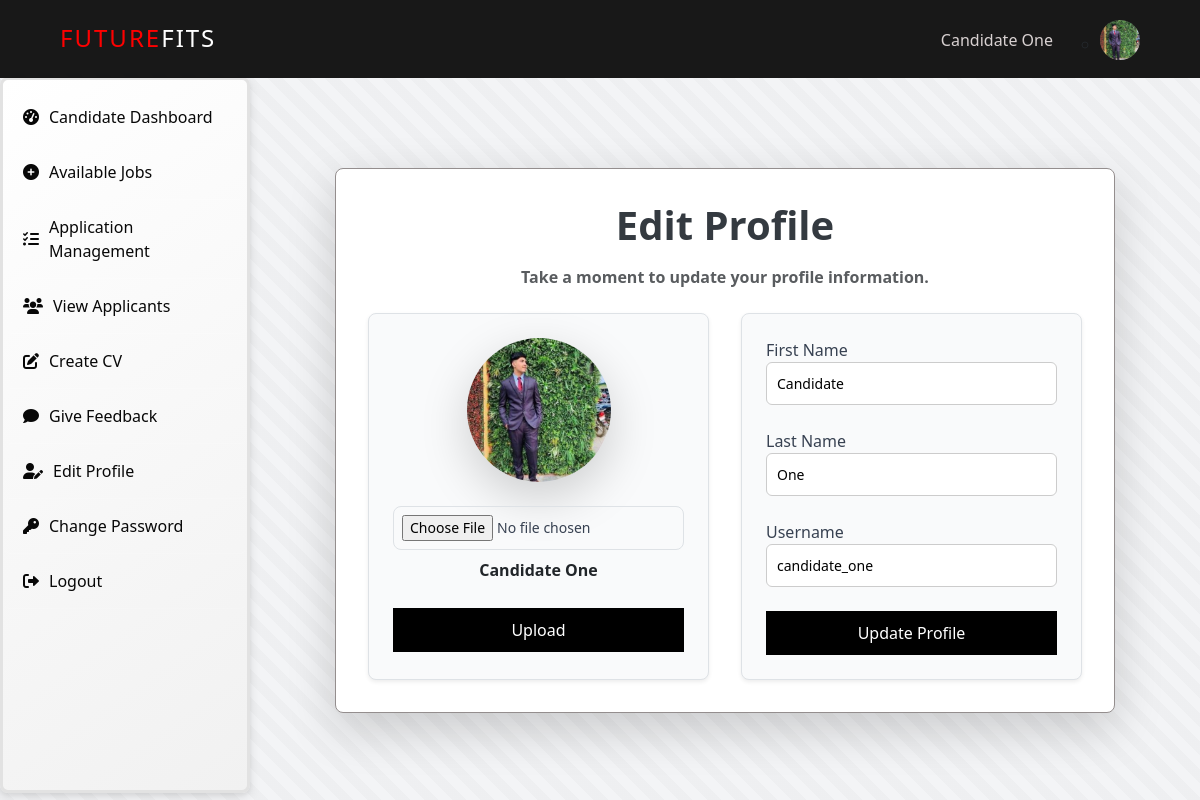
Screenshot of /edit-profile-candidate/ (signed in) with the database file from the repository.
### JRS/models.py (models this page shows, shortened)
class Candidate(models.Model):
    user = models.OneToOneField(User, on_delete=models.CASCADE)
    username = models.CharField(max_length=100, default='Default User Name')
    first_name = models.CharField(max_length=100, default='Default Candidate First Name',null=False, blank=False,)
    last_name = models.CharField(max_length=100, default='Default Candidate Last Name',null=False, blank=False,)
    email = models.EmailField(unique=True, default='default@email.com')
    skills = models.ManyToManyField(Skill, related_name="candidates")  # Change from TextField
    profile_picture = models.ImageField(upload_to="profile_pictures/", default="profile_pictures/default.png")

### JRS/decorators.py (the view)
    def wrapper(request, *args, **kwargs):
        print(f"User: {request.user}, Authenticated: {request.user.is_authenticated}, Groups: {request.user.groups.all()}")
        if not request.user.is_authenticated or not request.user.groups.filter(name='Candidate').exists():
            return HttpResponseForbidden("Access Denied: Candidates only")
        return view_func(request, *args, **kwargs)

### JRS/context_processors.py (called while the page is built)
def hr_profile(request):
    hr = None
    if request.user.is_authenticated:
        try:
            hr = HR.objects.get(user=request.user)
        except HR.DoesNotExist:
            pass
    return {'hr': hr}

def candidate_profile(request):
    candidate = None
    if request.user.is_authenticated:
        try:
            candidate = Candidate.objects.get(user=request.user)
        except Candidate.DoesNotExist:
            pass
    return {'candidate': candidate}

### JRS/views.py (called while the page is built, shortened)
@never_cache
@login_required
@candidate_required
def edit_candidate_profile(request):
    candidate = Candidate.objects.get(user=request.user)
    return render(request, "JRS/edit_profile_candidate.html", {"candidate": candidate})

### JRS/templates/JRS/edit_profile_candidate.html (shortened to what this page needs)
{% extends "JRS/base3.html" %}
{% load static %}
{% block inlinecss %}
<link href="{% static 'JRS/css/base3.css' %}" rel="stylesheet">
<link href="{% static 'JRS/css/edit_profile_hr.css' %}" rel="stylesheet">
<link href="https://cdn.jsdelivr.net/npm/bootstrap@5.3.0/dist/css/bootstrap.min.css" rel="stylesheet">
<link rel="stylesheet" href="https://cdnjs.cloudflare.com/ajax/libs/font-awesome/6.0.0/css/all.min.css">
<script src="https://cdn.tailwindcss.com"></script>
{% endblock inlinecss %}
{% block main %}
<body class="bg-gray-100 min-h-screen flex items-center justify-center">
    <div class="w-full max-w-8xl bg-white p-8 rounded-xl shadow-lg mt-20"
         style="border-radius: 8px; box-shadow: 0px 3px 8px rgba(0, 0, 0, 0.1); border: 1px solid #948e8e;">
        <h1 class="text-center fw-bold mb-3" style="color: #343a40;">Edit Profile</h1>
        <p class="text-center text-muted font-semibold">Take a moment to update your profile information.</p>
        <div class="grid grid-cols-1 md:grid-cols-2 gap-8 mt-6">
            <div class="flex flex-col items-center bg-gray-50 p-6 rounded-lg shadow-sm border">
                <img id="profile-image" src="{% if candidate.profile_picture %}{{ candidate.profile_picture.url }}{% else %}{% static 'JRS/Images/profile.jpg' %}{% endif %}" class="w-36 h-36 rounded-full border-4 border-gray-300 shadow-lg">
                <form method="POST" enctype="multipart/form-data" class="mt-4 w-full">
                    <input type="file" name="profile_picture" class="w-full border p-2 rounded-lg text-gray-700 text-sm" onchange="previewImage(event)" required >
                    <p class="text-center font-semibold mt-2">
                        {% if candidate.first_name and candidate.last_name %}
                            {{ candidate.first_name }} {{ candidate.last_name }}
                        {% else %}
                            Guest
                        {% endif %}
                    </p>
                    <button type="submit" class="w-full py-2 text-center border-2 border-transparent bg-black text-white hover:border-black mt-2.5" required>
                        Upload
                    </button>
                </form>
            </div>
            <div class="bg-gray-50 p-6 rounded-lg shadow-sm border">
                <form method="POST" class="w-full">
                    <div class="mb-4">
                        <label class="block text-gray-700 font-medium">First Name</label>
                        <input type="text" name="first_name" value="{{ candidate.first_name }}" class="input-box w-full">
                    </div>
                    <div class="mb-4">
                        <label class="block text-gray-700 font-medium">Last Name</label>
                        <input type="text" name="last_name" value="{{ candidate.last_name }}" class="input-box w-full">
                    </div>
                    <div class="mb-4">
                        <label class="block text-gray-700 font-medium">Username</label>
                        <input type="text" name="username" value="{{ candidate.username }}" class="input-box w-full">
                    </div>
                    <button type="submit" class="w-full py-2 text-center border-2 border-transparent bg-black text-white hover:border-black" required>
                        Update Profile
                    </button>
                </form>
            </div>
        </div>
    </div>
</body>
{% endblock main %}

### JRS/templates/JRS/base3.html (shortened to what this page needs)
{% load static %}
<!DOCTYPE html>
<html lang="en">
<head>
    {% block inlinecss %}{% endblock inlinecss %}
    <link href="https://cdn.jsdelivr.net/npm/bootstrap@5.3.3/dist/css/bootstrap.min.css" rel="stylesheet">
    <link href="https://cdnjs.cloudflare.com/ajax/libs/font-awesome/6.0.0-beta3/css/all.min.css" rel="stylesheet">
</head>
<body>
    {% block navbar %}
    <header>
      <nav>
        <div class="logo">Future<span>Fits</span></div>
        <ul class="nav-links" id="nav-links">
            <div class="user-name">
                {% if candidate %}
                    {% if candidate.first_name and candidate.last_name %}
                        {{ candidate.first_name }} {{ candidate.last_name }}
                    {% else %}
                        Guest
                    {% endif %}
                {% else %}
                    Guest
                {% endif %}
            </div>
            <ul class="login-register">
                <li class="dropdown">
                    <div class="user-profile-wrapper">
                        <div class="profile-circle">
                            <img src="{% if candidate.profile_picture %}{{ candidate.profile_picture.url }}{% else %}{% static 'JRS/Images/profile.jpg' %} {% endif %}" alt="Profile Picture" class="rounded-circle" width="40" height="40">
                        </div>
                    </div>
                </li>
            </ul>
        </ul>
      </nav>
    </header>
    {% endblock navbar %}
    <div class="sidebar">
        <ul>
            <li><a href="{% url "JRS:candidate_dashboard" %}"><i class="fas fa-tachometer-alt"></i>Candidate Dashboard</a></li>
            <li><a href="{% url "JRS:available_jobs" %}"><i class="fas fa-plus-circle"></i>Available Jobs</a></li>
            <li><a href="{% url "JRS:view_applications" %}"><i class="fas fa-tasks"></i> Application Management</a></li>
            <li><a href="#"><i class="fas fa-users"></i> View Applicants</a></li>
            <li><a href="#"><i class="fas fa-edit"></i> Create CV</a></li>
            <li><a href="{% url "JRS:feedback_candidate_page" %}"><i class="fas fa-comment"></i> Give Feedback</a></li>
            <li><a href="{% url "JRS:edit_profile_candidate" %}"><i class="fas fa-user-edit"></i> Edit Profile</a></li>
            <li><a href="{% url "JRS:change_password_candidate" %}"><i class="fas fa-key"></i> Change Password</a></li>
            <li><a href="{% url "JRS:logout_users" %}" onclick="return confirm('Are you sure you want to log out?');"><i class="fas fa-sign-out-alt"></i> Logout</a></li>
        </ul>
    </div>
    <div class="main-content">
        {% block main %}
        {% endblock main %}
    </div>
</body>
</html>

### JRS/static/JRS/CSS/base3.css (style rules this page uses)
:root { --primary-color: #ff5733; --secondary-color: #8e44ad; --accent-color: #f1c40f; --text-color: #333; --background-color: rgba(255, 255, 255, 0.85); --scrollbar-bg: rgba(0, 0, 0, 0.1); --font-family: "Poppins", sans-serif; }
* { margin: 0; padding: 0; box-sizing: border-box; }
html { overflow-x: hidden; }
body { font-family: var(--font-family); background: #fff; color: var(--text-color); }
header { position: fixed; top: 0; left: 0; right: 0; z-index: 1000; background: rgba(0, 0, 0, 0.9); border-bottom: 2px solid transparent; }
.logo { color: red; font-size: 1.5em; text-transform: uppercase; letter-spacing: 2px; z-index: 1100; margin-right: 0; flex-grow: 0; }
nav { max-width: 1200px; margin: 0 auto; display: flex; align-items: center; padding: 10px 5%; justify-content: flex-start; }
.logo span { color: #fff; }
.nav-links { list-style: none; display: flex; align-items: center; flex-grow: 3; }
.user-profile-wrapper { display: flex; align-items: center; gap: 15px; position: relative; top: 10px; }
.user-name { color: #d8d1d1; font-size: 16px; position: relative; top: 10px; }
.profile-circle { width: 40px; height: 40px; border-radius: 50%; background-color: #ccc; display: flex; align-items: center; justify-content: center; cursor: pointer; border: 2px solid #333; position: relative; font-size: 18px; font-weight: bold; }
body { -ms-overflow-style: none; scrollbar-width: none; overflow: hidden; }
.sidebar { width: 250px; height: 89.5vh; background: #ffffff; color: rgb(5, 5, 5); position: absolute; top: 77px; left: 0; padding-top: 10px; transition: 0.3s; border-radius: 8px; box-shadow: 0 4px 12px rgba(0, 0, 0, 0.1), 0 2px 4px rgba(0, 0, 0, 0.05); border: 3px solid #e2e2e2; background: linear-gradient(145deg, #ffffff, #f1f1f1); }
.sidebar ul { list-style: none; padding: 0; margin: 0; }
.sidebar ul li { padding: 15px 20px; border-bottom: 1px solid rgba(255, 255, 255, 0.1); transition: background 0.3s ease, transform 0.3s ease; border-radius: 8px; }
.sidebar ul li a { color: rgb(8, 8, 8); text-decoration: none; display: flex; align-items: center; font-size: 16px; }
.sidebar ul li a i { margin-right: 10px; }
.main-content { margin-left: 250px; padding: 20px; transition: margin-left 0.3s ease; }

### JRS/static/JRS/CSS/edit_profile_hr.css (style rules this page uses)
:root { --primary-color: #ff5733; --secondary-color: #8e44ad; --accent-color: #f1c40f; --text-color: #333; --background-color: rgba(255, 255, 255, 0.85); --scrollbar-bg: rgba(0, 0, 0, 0.1); --font-family: "Poppins", sans-serif; }
.input-box { width: 100%; background: white; border: 1px solid #ccc; padding: 10px; border-radius: 6px; outline: none; transition: 0.3s; font-size: 14px; }
* { margin: 0; padding: 0; box-sizing: border-box; }
html { overflow-x: hidden; }
body { font-family: var(--font-family); background: #fff; color: var(--text-color); }
body { background: repeating-linear-gradient( 45deg, rgba(0, 0, 0, 0.02), rgba(0, 0, 0, 0.02) 10px, transparent 10px, transparent 20px ); font-family: var(--font-family); color: var(--text-color); background-color: rgba(255, 255, 255, 0.85); }
@media screen and (min-width: 1101px) { .nav-links { display: flex; position: relative; height: auto; width: auto; flex-direction: row; background: transparent; justify-content: flex-end; align-items: center; top: 0; transform: none; opacity: 1; pointer-events: auto; transition: none; } }
@media screen and (min-width: 1101px) { .nav-links li { margin-left: 15px; } }

### rows the page displays
Candidate: first_name "Candidate", last_name "One", profile_picture (picture), username "candidate_one"
